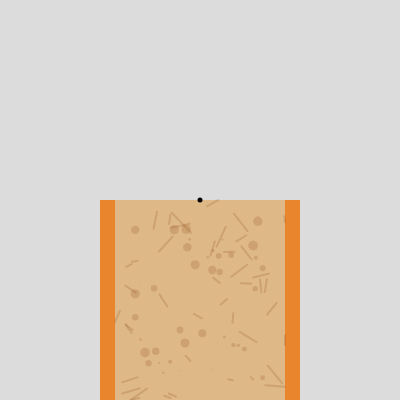
Frame 1 (no input)
Frame 60 (no input): identical to frame 1, image omitted
Frame 120 (the mouse pressed at the canvas centre since frame 60): identical to frame 1, image omitted

The p5.js sketch that drew this single still picture (run headless with seeded random() and noise() and a simulated clock; from frame 60 on, the mouse is pressed at the canvas centre):

// p5.js sketch
// ── sketch.js
var canyon;

function setup() {
    createCanvas(400, 400);
    let w = 200;
    canyon = new Canyon(width / 2, height / 2, w);
}

function draw() {
    background(220);

    canyon.draw();

    //reference point
    stroke(0);
    strokeWeight(5);
    point(canyon.x, canyon.y);
}

// ── Canyon.js
var sidewallWidth = 15;
var circles;
var lines;

class Canyon {
    /*
    Constructs a canyon using rectangles for the pit
    and the sidewalls.

    The canyon is positioned using the midpoint at ground level..
    */
    constructor(x, y, width) {
        this.x = x;
        this.y = y;
        this.w = width;
        this.h = height - this.y;

        this.innerW = this.w - 2 * sidewallWidth
        let maxD = 10;
        lines = [];
        for (var i = 0; i < this.innerW / 4; i++) {
            let p1 = createVector(random(this.x - this.innerW / 2, this.x + this.innerW / 2), random(this.y, this.y + this.h));
            let p2 = createVector(
                constrain(p1.x + random(-2 * maxD, 2 * maxD), this.x - this.innerW / 2, this.x + this.innerW / 2),
                constrain(p1.y + random(-2 * maxD, 2 * maxD), this.y, this.y + this.h)
            );
            lines.push([p1, p2]);
        }
        circles = [];
        for (var i = 0; i < this.innerW / 4; i++) {
            let c = createVector(random(this.x - this.innerW / 2 + 2 * maxD, this.x + this.innerW / 2 - 2 * maxD), random(this.y + 2 * maxD, this.y + this.h - 2 * maxD));
            let r = random(0, maxD);
            circles.push([c, r]);
        }
    }

    draw() {
        noStroke();
        //sidewalls
        if (2 * sidewallWidth >= this.w) {
            sidewallWidth = 0.1 * this.w;
        }

        // fill(205, 133, 63);
        fill(233, 133, 45);
        rect(this.x - this.w / 2, this.y, sidewallWidth, this.h);
        rect(this.x + this.w / 2 - sidewallWidth, this.y, sidewallWidth, this.h);

        //pit
        let pitWidth = this.w - 2 * sidewallWidth
        fill(222, 184, 135);
        rect(this.x - pitWidth / 2, this.y, pitWidth, this.h);

        stroke(139, 69, 19, 50);
        strokeWeight(2);
        for (var i = 0; i < lines.length; i++) {
            let l = lines[i];
            line(l[0].x, l[0].y, l[1].x, l[1].y);
        }
        noStroke();

        fill(139, 69, 19, 50);
        for (var i = 0; i < circles.length; i++) {
            let c = circles[i];
            ellipse(c[0].x, c[0].y, c[1], c[1]);
        }
    }

    checkCanyon() {
        if (
            (abs(character.worldX - this.x) < this.w / 2)
            &&
            (character.y == floorPos_y)
        ) {
            character.isPlummeting = true;
        }
    }
}
